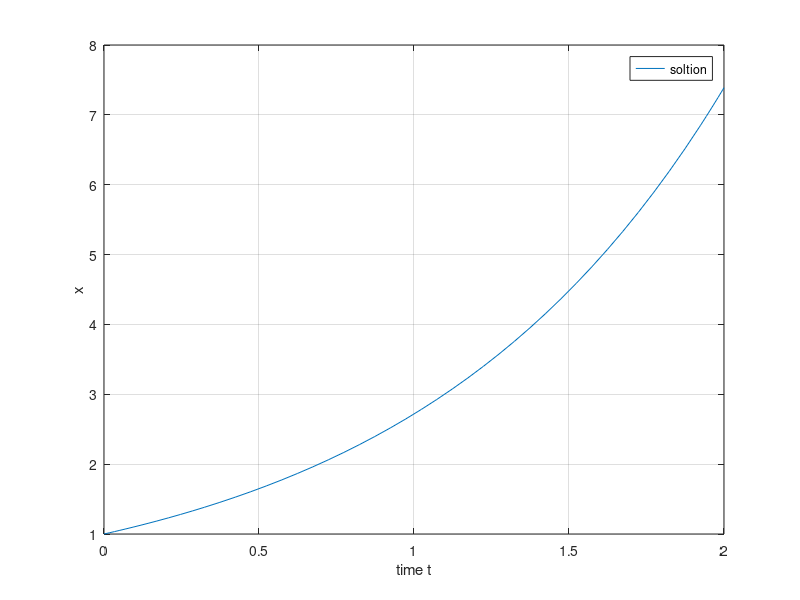

MATLAB code to generate this figure:
function example_2()

%% 解く
    function dx = myODE(t, x)
        % 微分方程式
        a = 1;
        dx = a * x;
    end

tspan = [0.0, 2.0];  % 時間
x0 = 1.0;  % 初期値

[t, y] = ode45(@myODE, tspan, x0);  % 解く

%% グラフ化
plot(t, y);
xlabel('time t');
ylabel('x');
legend('soltion');
grid on
end